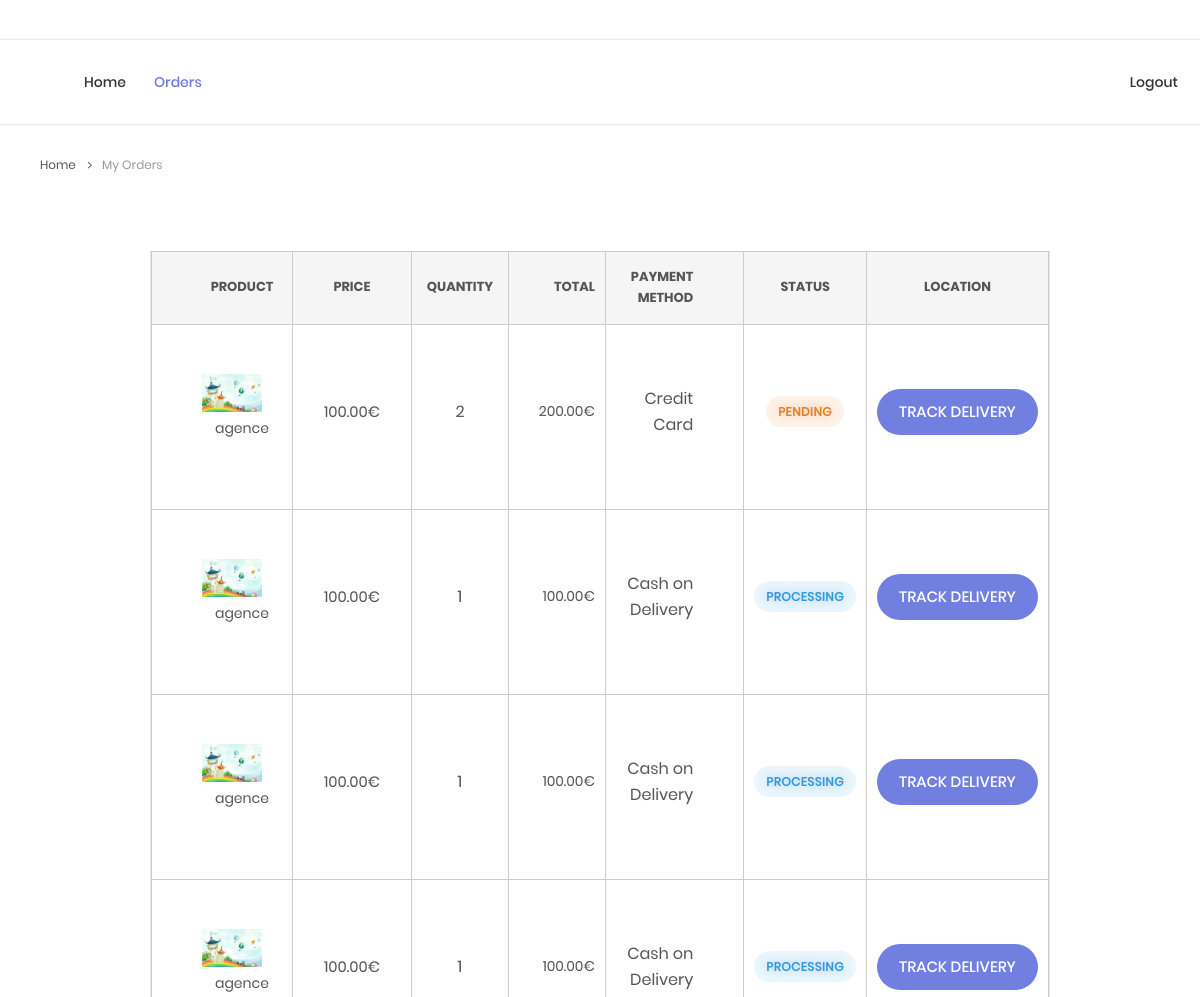
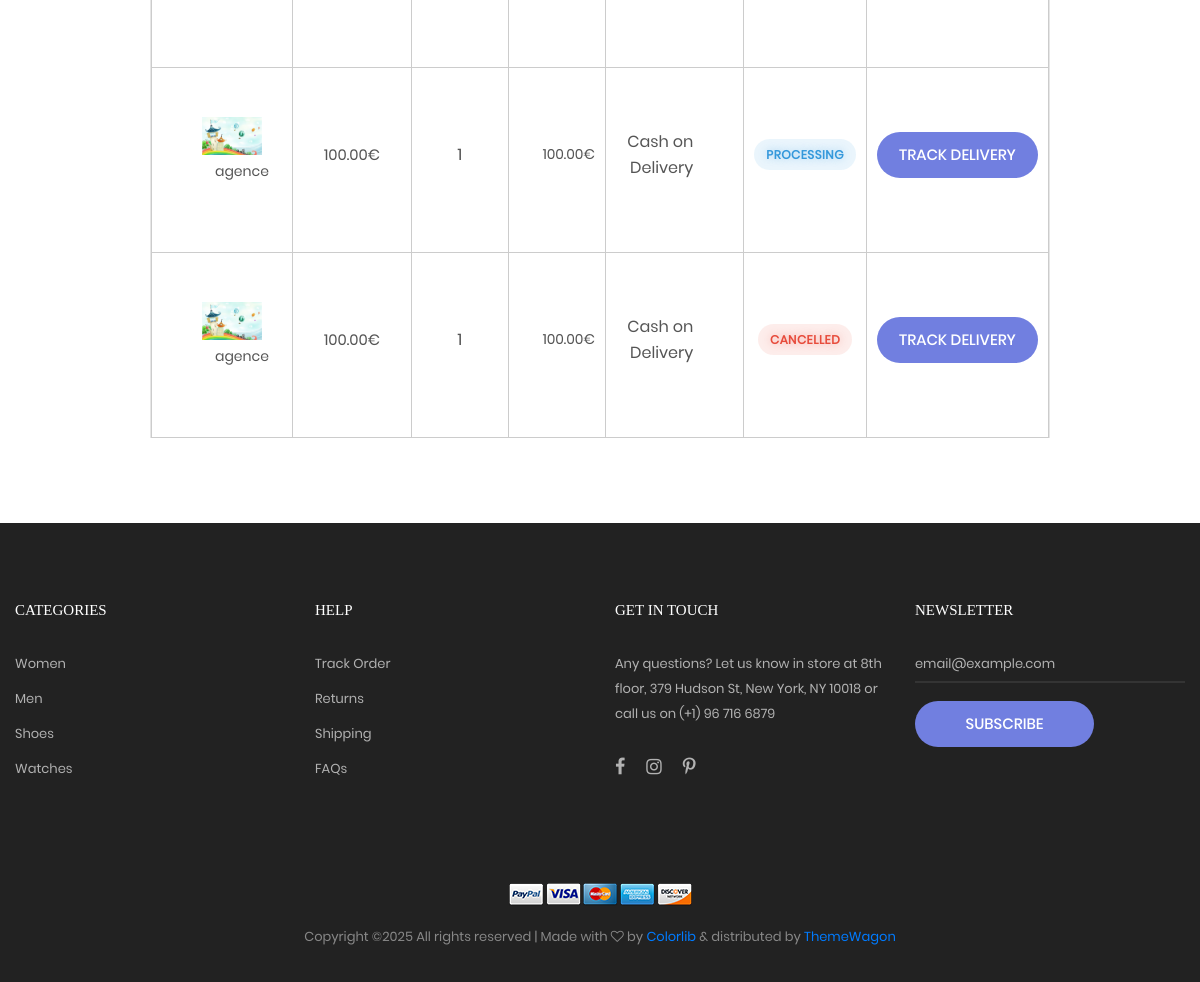
/accounts/orders/ (signed in), run on an earlier commit of the app's database (2 pictures, top to bottom).
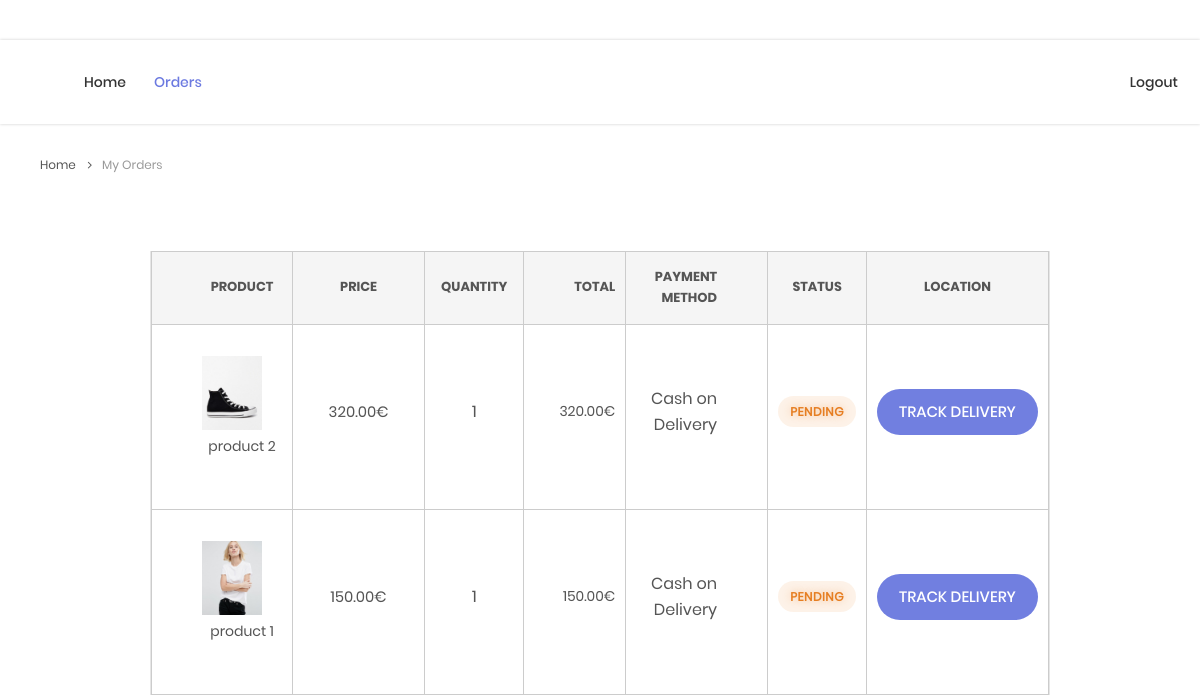
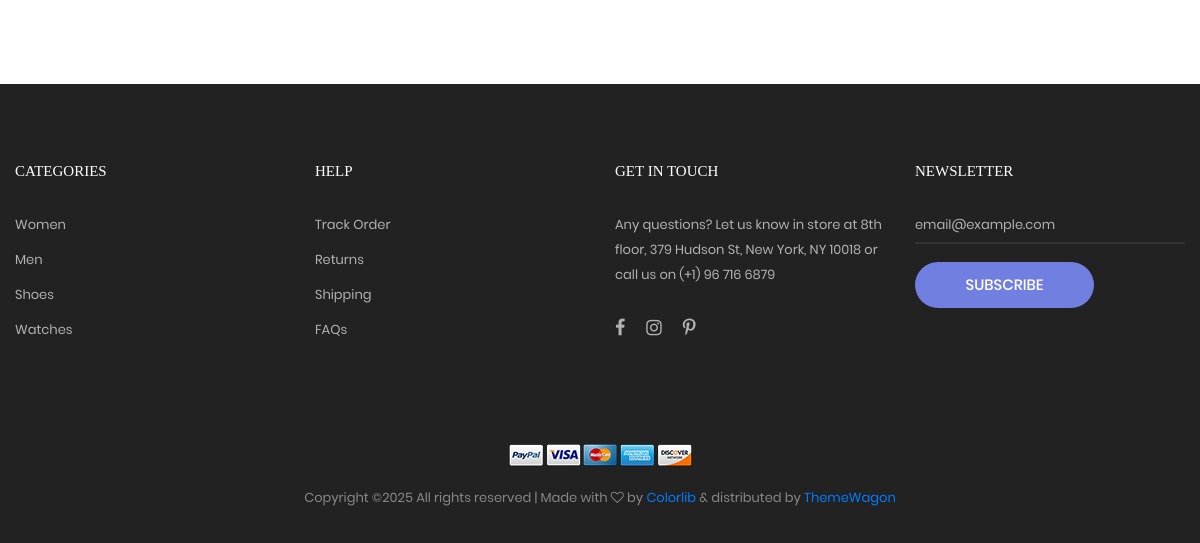
And on a later commit of the database (2 pictures, top to bottom).
### accounts/models.py (models this page shows, shortened)
class Order(models.Model):
    PAYMENT_CHOICES = (
        ('cash', 'Paiement en espèces'),
        ('card', 'Carte bancaire'),
    )
    STATUS_CHOICES = (
        ('pending', 'Pending'),
        ('processing', 'Processing'),
        ('shipped', 'Shipped'),
        ('delivered', 'Delivered'),
        ('cancelled', 'Cancelled'),
    )
    client = models.ForeignKey(
        CustomUser,
        on_delete=models.CASCADE,
        limit_choices_to={'role': 'client'},
        related_name='orders'
    )
    product = models.ForeignKey(
        'Product',
        on_delete=models.CASCADE,
        related_name='orders'
    )
    quantity = models.PositiveIntegerField()
    payment_method = models.CharField(
        max_length=10,
        choices=PAYMENT_CHOICES
    )
    location = models.CharField(max_length=255)
    total_price = models.DecimalField(
        max_digits=10,
        decimal_places=2,
        null=True,
        blank=True,
        help_text="Computed total price (quantity * product.price)"
    )
    status = models.CharField(
        max_length=20,
        choices=STATUS_CHOICES,
        default='pending'
    )
    created_at = models.DateTimeField(auto_now_add=True)
    updated_at = models.DateTimeField(auto_now=True)
    livreur = models.ForeignKey(CustomUser, on_delete=models.SET_NULL, null=True, blank=True, limit_choices_to={'role': 'livreur'}, related_name='delivery_orders')
    class Meta:
        ordering = ['-created_at']  # Orders by most recent first

class Product(models.Model):
    name = models.CharField(max_length=100)
    description = models.TextField()
    price = models.DecimalField(max_digits=10, decimal_places=2)
    stock = models.PositiveIntegerField()
    image = models.ImageField(upload_to='products/', blank=True, null=True)

### accounts/views.py (the view)
# urls.py: path('orders/', views.orders, name='orders'),
@login_required
def orders(request):
    if request.user.role != 'client':
        return redirect('login')
    orders = Order.objects.filter(client=request.user).order_by('-created_at')
    return render(request, 'accounts/orders.html', {'orders': orders})

### accounts/templates/accounts/orders.html (shortened to what the changed rows need)
{% load static %}
<!DOCTYPE html>
<html lang="en">
<head>
    <link rel="stylesheet" type="text/css" href="{% static 'vendor/bootstrap/css/bootstrap.min.css' %}">
    <link rel="stylesheet" type="text/css" href="{% static 'fonts/font-awesome-4.7.0/css/font-awesome.min.css' %}">
    <link rel="stylesheet" type="text/css" href="{% static 'fonts/iconic/css/material-design-iconic-font.min.css' %}">
    <link rel="stylesheet" type="text/css" href="{% static 'fonts/linearicons-v1.0.0/icon-font.min.css' %}">
    <link rel="stylesheet" type="text/css" href="{% static 'vendor/animate/animate.css' %}">
    <link rel="stylesheet" type="text/css" href="{% static 'vendor/css-hamburgers/hamburgers.min.css' %}">
    <link rel="stylesheet" type="text/css" href="{% static 'vendor/animsition/css/animsition.min.css' %}">
    <link rel="stylesheet" type="text/css" href="{% static 'vendor/select2/select2.min.css' %}">
    <link rel="stylesheet" type="text/css" href="{% static 'vendor/perfect-scrollbar/perfect-scrollbar.css' %}">
    <link rel="stylesheet" type="text/css" href="{% static 'css/util.css' %}">
    <link rel="stylesheet" type="text/css" href="{% static 'css/main.css' %}">
</head>
<body class="animsition">
    <div class="bg0 p-t-75 p-b-85">
        <div class="container">
            <div class="row">
                <div class="col-12">
                    <div class="wrap-table-shopping-cart">
                        <table class="table-shopping-cart">
                            <tr class="table_head">
                                <th class="column-1">Product</th>
                                <th class="column-2">Price</th>
                                <th class="column-3">Quantity</th>
                                <th class="column-4">Total</th>
                                <th class="column-5">Payment Method</th>
                                <th class="column-6">Status</th>
                                <th class="column-7">Location</th>
                            </tr>
                            {% if orders %}
                                {% for order in orders %}
                                    <tr class="table_row">
                                        <td class="column-1">
                                            <div class="how-itemcart1">
                                                {% if order.product.image %}
                                                    <img src="{{ order.product.image.url }}" alt="{{ order.product.name }}">
                                                {% else %}
                                                    <img src="{% static 'images/item-cart-04.jpg' %}" alt="IMG">
                                                {% endif %}
                                            </div>
                                            {{ order.product.name }}
                                        </td>
                                        <td class="column-2">{{ order.product.price }}€</td>
                                        <td class="column-3">{{ order.quantity }}</td>
                                        <td class="column-4">{{ order.total_price }}€</td>
                                        <td class="column-5">
                                            {% if order.payment_method == 'cash' %}
                                                Cash on Delivery
                                            {% else %}
                                                Credit Card
                                            {% endif %}
                                        </td>
                                        <td>
                                            <span class="status-badge status-{{ order.status|lower }}">
                                                {{ order.status }}
                                            </span>
                                        </td>
                                        <td>
                                            <a href="{% url 'track_delivery' order_id=order.id %}" class="flex-c-m stext-101 cl0 size-101 bg1 bor1 hov-btn1 p-lr-15 trans-04">
                                                Track Delivery
                                            </a>
                                        </td>
                                    </tr>
                                {% endfor %}
                            {% else %}
                                <tr>
                                    <td colspan="6" class="text-center p-t-20">No orders found.</td>
                                </tr>
                            {% endif %}
                        </table>
                    </div>
                </div>
            </div>
        </div>
    </div>
</body>
</html>

What changed in the data, as far as the page shows it:
removed Order: product.image (picture), product.name "agence", product.price "100.00", quantity "2", total_price "200.00", payment_method "Credit Card", status "PENDING"
removed Order: product.image (picture), product.name "agence", product.price "100.00", quantity "1", total_price "100.00", payment_method "Cash on Delivery", status "PROCESSING"
removed Order: product.image (picture), product.name "agence", product.price "100.00", quantity "1", total_price "100.00", payment_method "Cash on Delivery", status "PROCESSING"
removed Order: product.image (picture), product.name "agence", product.price "100.00", quantity "1", total_price "100.00", payment_method "Cash on Delivery", status "PROCESSING"
removed Order: product.image (picture), product.name "agence", product.price "100.00", quantity "1", total_price "100.00", payment_method "Cash on Delivery", status "PROCESSING"
removed Order: product.image (picture), product.name "agence", product.price "100.00", quantity "1", total_price "100.00", payment_method "Cash on Delivery", status "CANCELLED"
added Order: product.image (picture), product.name "product 2", product.price "320.00", quantity "1", total_price "320.00", payment_method "Cash on Delivery", status "PENDING"
added Order: product.image (picture), product.name "product 1", product.price "150.00", quantity "1", total_price "150.00", payment_method "Cash on Delivery", status "PENDING"
